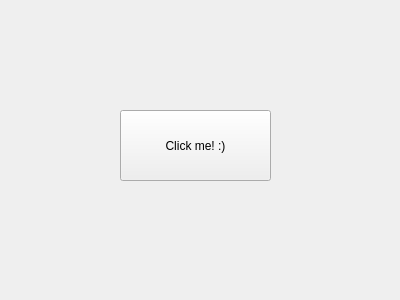
<?xml version="1.0" encoding="UTF-8"?>
<ui version="4.0">
 <class>Helloworld</class>
 <widget class="QWidget" name="Helloworld">
  <property name="geometry">
   <rect>
    <x>0</x>
    <y>0</y>
    <width>400</width>
    <height>300</height>
   </rect>
  </property>
  <property name="windowTitle">
   <string>Helloworld</string>
  </property>
  <widget class="QPushButton" name="pbHelloWorld">
   <property name="geometry">
    <rect>
     <x>120</x>
     <y>110</y>
     <width>151</width>
     <height>71</height>
    </rect>
   </property>
   <property name="text">
    <string>Click me! :)</string>
   </property>
  </widget>
 </widget>
 <resources/>
 <connections/>
</ui>
